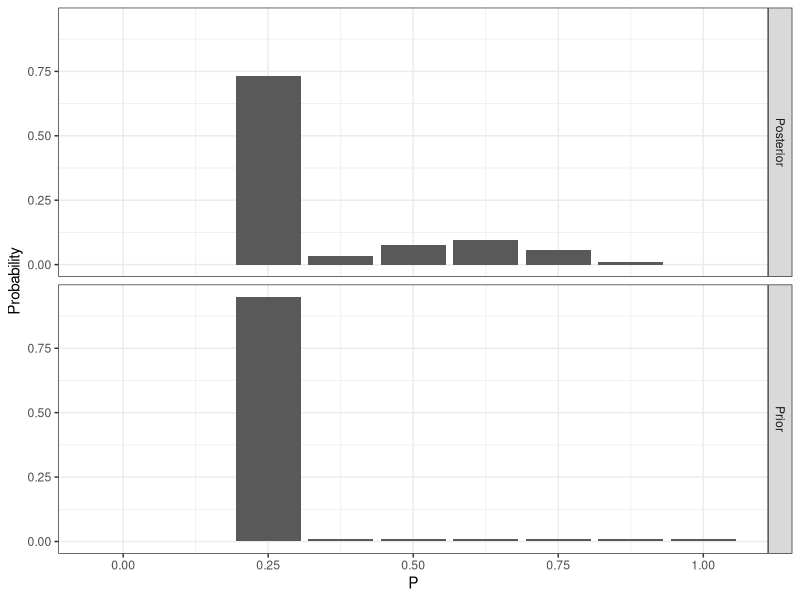

The R source for this figure:
########################################################################
# Exercise 2 in Lab 2
# Estimating a proportion with a discrete prior
########################################################################

# Load LearnBayes
library(LearnBayes)
p=(0:8)/8
prior=c(1,1,950,8,8,8,8,8,8)/1000
data=c(6,4)

post=pdisc(p,prior,data)
round(cbind(p, prior, post),3)


library(ggplot2)
pr = data.frame("Prior", p, prior)
po = data.frame("Posterior", p, post)
names(pr) = c("Type", "P", "Probability")
names(po) = c("Type", "P", "Probability")
data = rbind(pr, po)
qplot(data = data, x = P, y = Probability, geom = "col") + facet_grid(Type~.) + theme_bw()


# 
# sim.p=sample(p,size=1000,prob=post,replace=TRUE)
# hist(sim.p, xlim=c(0,1), ylab="Frequency", xlab="Simulated p")
# #Compute the posterior probs that p is in the intervals (0, .25),
# # (0.25, 0.5), (0.5, 0.75), (0.75, 1)
# table(cut(sim.p, breaks=seq(0, 1, by=0.25)))/1000
# prop = (sum(sim.p <=0.5) - sum(sim.p <= 0.25))/1000
# prop
# # Predict the probability of observing 0, 2, .., 10 successes
# # in n = 10 future trials. Round results to 3 digits.
# round(pdiscp(p, post, 10, c(0, 2, 4, 6, 8, 10)),3)
# 
